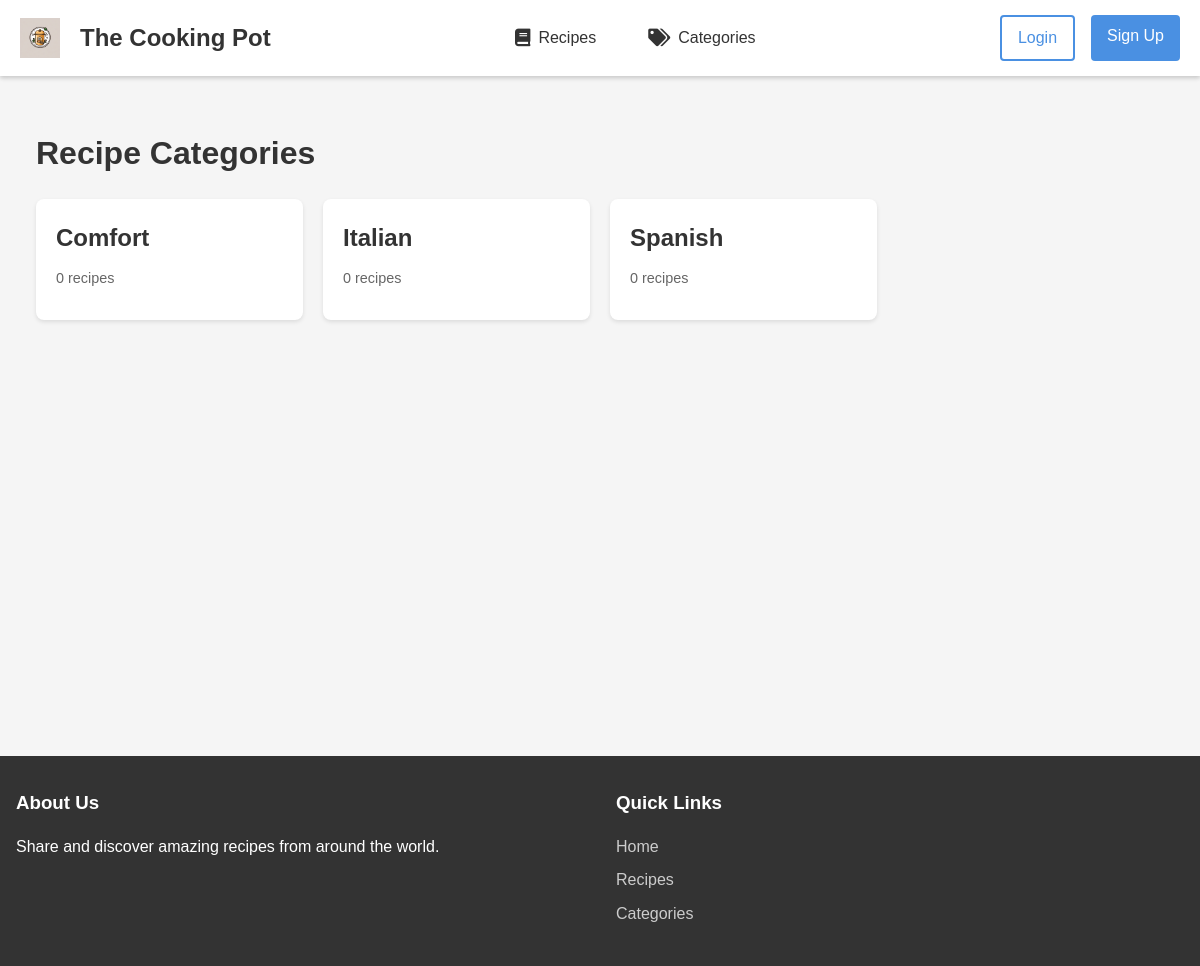
The page /categories/ on the database as committed earlier.
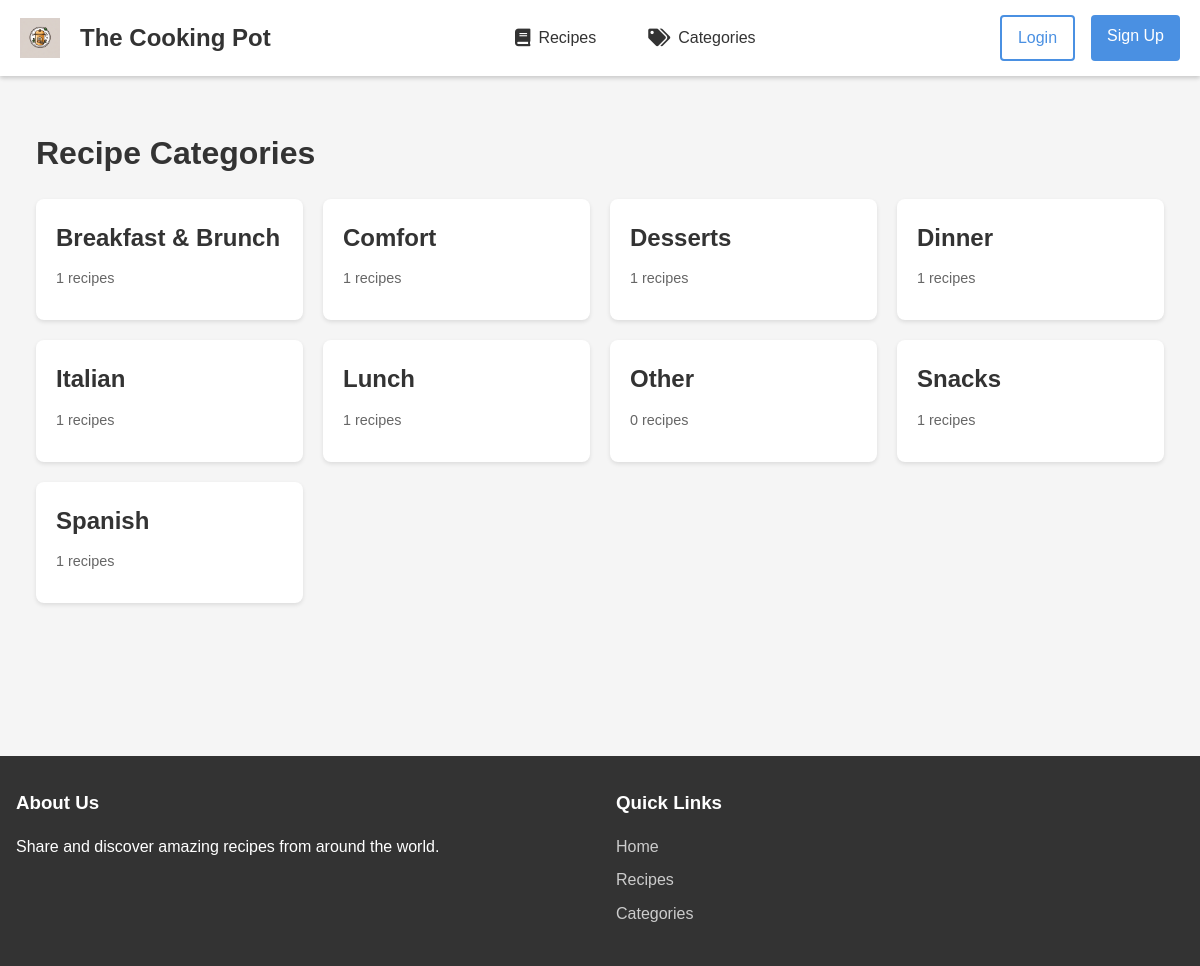
The same page on the database as committed later.
### recipes/models.py (models this page shows, shortened)
class Category(models.Model):
    name = models.CharField(max_length=100, unique=True)
    slug = models.SlugField(max_length=100, unique=True)
    description = models.TextField(blank=True)
    created_at = models.DateTimeField(auto_now_add=True)
    class Meta:
        verbose_name_plural = "Categories"
        ordering = ['name']

### recipes/views.py (the view)
# urls.py: path('categories/', views.category_list, name='category_list'),
def category_list(request):
    categories = Category.objects.annotate(
        recipe_count=Count('recipes')
    ).order_by('name')
    return render(request, 'recipes/category_list.html', {'categories': categories})

### templates/recipes/category_list.html (shortened to what this page needs)
{% extends 'recipes/base.html' %}
{% load static %}
{% block extra_css %}
<link rel="stylesheet" type="text/css" href="{% static 'css/categories.css' %}">
{% endblock %}
{% block content %}
<div class="categories-container">
    <h1>Recipe Categories</h1>
    <div class="category-grid">
        {% for category in categories %}
            <div class="category-card">
                <a href="{% url 'recipes:category_detail' category.pk %}">
                    <h2>{{ category.name }}</h2>
                    <p class="recipe-count">{{ category.recipes.count }} recipes</p>
                </a>
            </div>
        {% empty %}
            <p>No categories available.</p>
        {% endfor %}
    </div>
</div>
{% endblock %}

### templates/recipes/base.html (shortened to what this page needs)
{% load static %}
<!DOCTYPE html>
<html lang="en">
<head>
    <link rel="stylesheet" href="https://cdnjs.cloudflare.com/ajax/libs/font-awesome/5.15.4/css/all.min.css">
    <link rel="stylesheet" type="text/css"href="{% static 'css/base.css' %}">
    {% block extra_css %}{% endblock %}
</head>
<body>
    <header class="header">
        <nav class="navbar">
            <a href="{% url 'recipes:home' %}" class="logo">
                <img src="{% static 'images/logo.png' %}" alt="Recipe Website Logo">
                <span class="logo-text">The Cooking Pot</span>
            </a>
            <ul class="nav-menu">
                <li><a href="{% url 'recipes:all_recipes' %}" class="nav-link">
                    <i class="fas fa-book"></i> Recipes
                </a></li>
                <li><a href="{% url 'recipes:category_list' %}" class="nav-link">
                    <i class="fas fa-tags"></i> Categories
                </a></li>
            </ul>
            <div class="auth-buttons">
                {% if user.is_authenticated %}
                    <a href="{% url 'recipes:logout' %}" class="btn btn-outline">Logout</a>
                {% else %}
                    <a href="{% url 'recipes:login' %}" class="btn btn-outline">Login</a>
                    <a href="{% url 'recipes:register' %}" class="btn btn-primary">Sign Up</a>
                {% endif %}
            </div>
        </nav>
    </header>
    <main class="main-content">
        {% block content %}{% endblock %}
    </main>
    <footer class="footer">
        <div class="footer-content">
            <div class="footer-section">
                <h3>About Us</h3>
                <p>Share and discover amazing recipes from around the world.</p>
            </div>
            <div class="footer-section">
                <h3>Quick Links</h3>
                <ul class="footer-links">
                    <li><a href="{% url 'recipes:home' %}">Home</a></li>
                    <li><a href="{% url 'recipes:all_recipes' %}">Recipes</a></li>
                    <li><a href="{% url 'recipes:category_list' %}">Categories</a></li>
                </ul>
            </div>
        </div>
    </footer>
</body>
</html>

### static/css/base.css (style rules this page uses)
* { margin: 0; padding: 0; box-sizing: border-box; }
body { font-family: 'Arial', sans-serif; line-height: 1.6; background-color: #f5f5f5; color: #333; }
.header { background-color: #ffffff; box-shadow: 0 2px 5px rgba(0,0,0,0.1); position: sticky; top: 0; z-index: 1000; }
.navbar { max-width: 1200px; margin: 0 auto; padding: 1rem; display: flex; justify-content: space-between; align-items: center; }
.logo { display: flex; align-items: center; text-decoration: none; color: #333; }
.logo img { height: 40px; margin-right: 10px; }
.logo-text { font-size: 1.5rem; font-weight: bold; }
.nav-menu { display: flex; list-style: none; gap: 2rem; align-items: center; }
.nav-link { text-decoration: none; color: #333; font-weight: 500; padding: 0.5rem 1rem; border-radius: 4px; transition: all 0.3s ease; display: flex; align-items: center; gap: 0.5rem; }
.nav-link i { font-size: 1.1rem; }
.auth-buttons { display: flex; gap: 1rem; }
.btn { padding: 0.5rem 1rem; border-radius: 4px; text-decoration: none; font-weight: 500; transition: all 0.3s ease; border: none; cursor: pointer; }
.btn-primary { background-color: #4A90E2; color: white; }
.btn-outline { border: 2px solid #4A90E2; color: #4A90E2; background-color: transparent; }
.main-content { max-width: 1200px; margin: 2rem auto; padding: 0 1rem; min-height: calc(100vh - 200px); }
.footer { background-color: #333; color: white; padding: 2rem 0; margin-top: 3rem; }
.footer-content { max-width: 1200px; margin: 0 auto; padding: 0 1rem; display: grid; grid-template-columns: repeat(auto-fit, minmax(250px, 1fr)); gap: 2rem; }
.footer-section h3 { margin-bottom: 1rem; color: #fff; }
.footer-links { list-style: none; }
.footer-links li { margin-bottom: 0.5rem; }
.footer-links a { color: #ccc; text-decoration: none; transition: color 0.3s ease; }
.navbar { display: flex; justify-content: space-between; align-items: center; padding: 15px 20px; background-color: #fff; box-shadow: 0 2px 4px rgba(0,0,0,0.1); }
.nav-menu { display: flex; gap: 20px; list-style: none; margin: 0; padding: 0; }
.logo { display: flex; align-items: center; gap: 10px; text-decoration: none; }
.logo img { height: 40px; }

### static/css/categories.css (style rules this page uses)
.categories-container { max-width: 1200px; margin: 0 auto; padding: 20px; }
.category-grid { display: grid; grid-template-columns: repeat(auto-fill, minmax(250px, 1fr)); gap: 20px; padding: 20px 0; }
.category-card { background-color: #fff; border-radius: 8px; box-shadow: 0 2px 4px rgba(0,0,0,0.1); transition: transform 0.2s ease, box-shadow 0.2s ease; }
.category-card a { text-decoration: none; color: inherit; padding: 20px; display: block; }
.category-card h2 { margin: 0 0 10px 0; color: #333; font-size: 1.5em; }
.recipe-count { color: #666; font-size: 0.9em; margin-bottom: 10px; }

Rows that differ between the two databases and show on the page:
added Category: name "Breakfast & Brunch", recipes.count "1"
changed Category "Comfort": recipes.count "0" → "1"
added Category: name "Desserts", recipes.count "1"
added Category: name "Dinner", recipes.count "1"
changed Category "Italian": recipes.count "0" → "1"
added Category: name "Lunch", recipes.count "1"
added Category: name "Other", recipes.count "0"
added Category: name "Snacks", recipes.count "1"
changed Category "Spanish": recipes.count "0" → "1"
